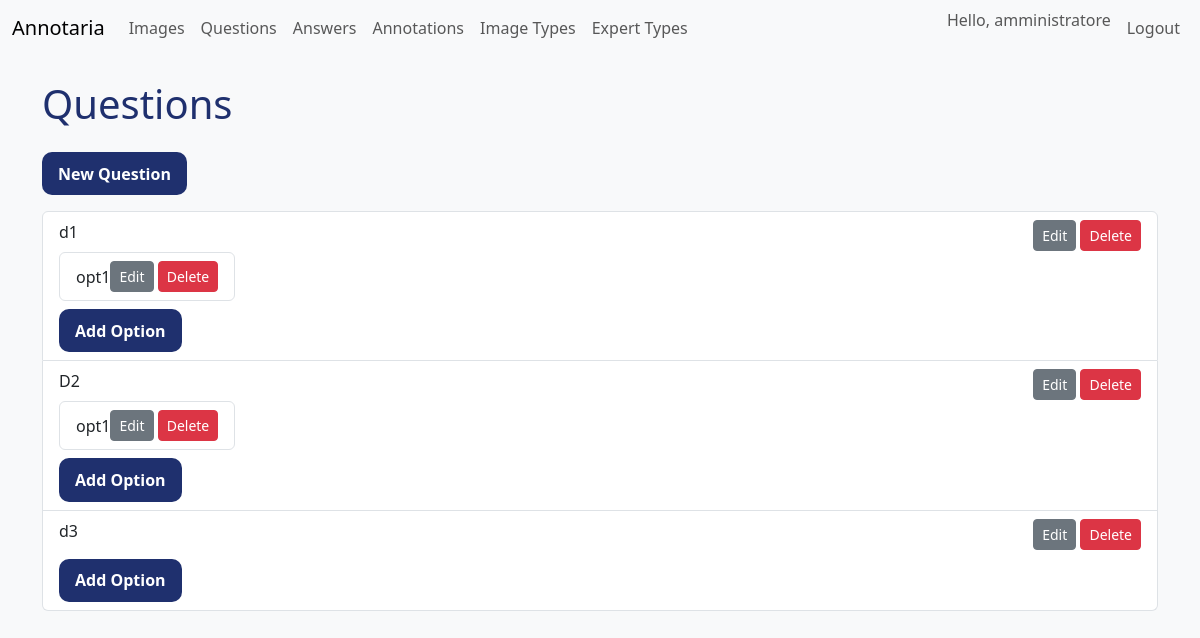
The page /ui/questions (signed in) on the database as committed earlier.
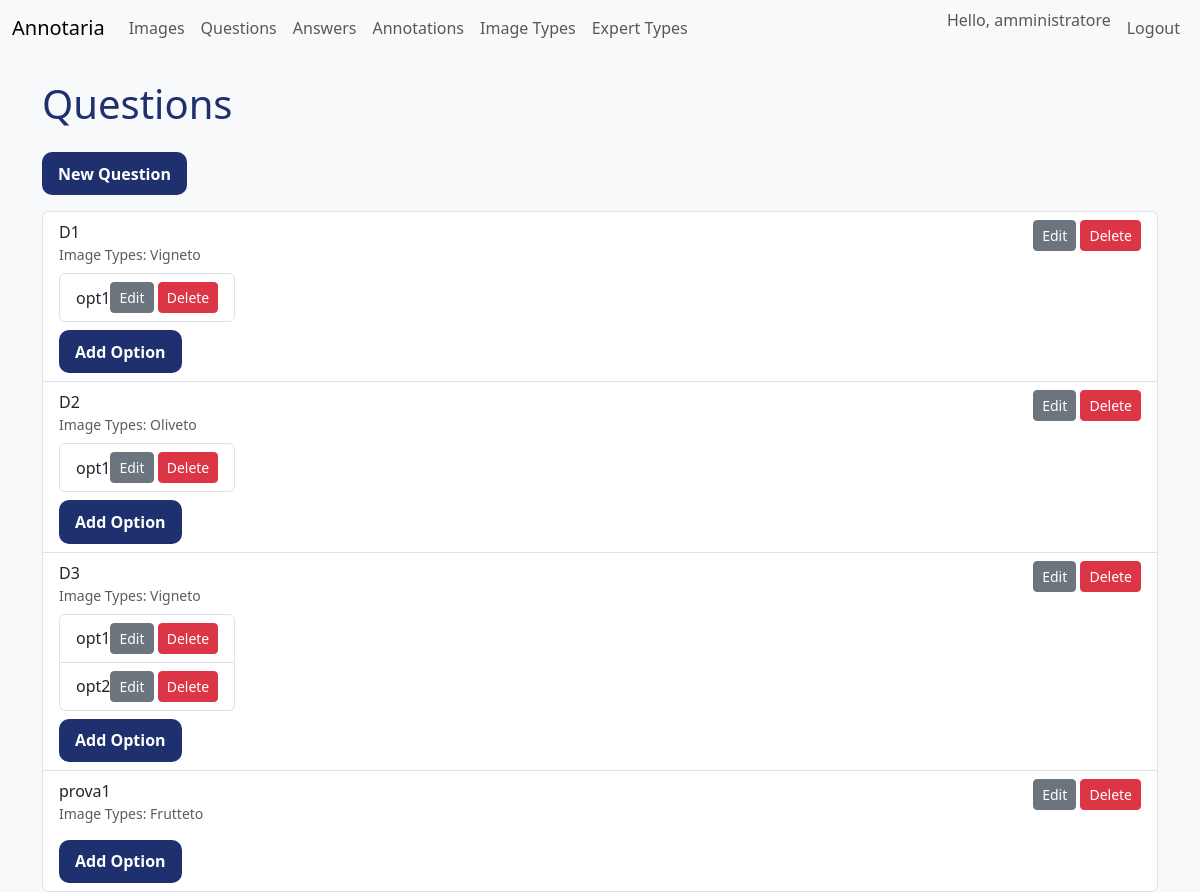
The same page on the database as committed later.
### models.py (models this page shows)
class User(Base):
    __tablename__ = "users"
    id = Column(Integer, primary_key=True, index=True)
    username = Column(String, unique=True, index=True, nullable=False)
    hashed_password = Column(String, nullable=False)
    role = Column(String, nullable=False, default="Esperto")
    answers = relationship("Answer", back_populates="user")
    annotations = relationship("Annotation", back_populates="user")
    expert_types = relationship(
        "ExpertType", secondary=user_expert_types, back_populates="users"
    )

class Question(Base):
    __tablename__ = "questions"
    id = Column(Integer, primary_key=True, index=True)
    question_text = Column(Text, nullable=False)
    image_types = relationship(
        "ImageType", secondary=question_image_types, back_populates="questions"
    )
    options = relationship("Option", back_populates="question")
    answers = relationship("Answer", back_populates="question")
    image_types = relationship(
        "ImageType", secondary=question_image_types, back_populates="questions"
    )

class Option(Base):
    __tablename__ = "options"
    id = Column(Integer, primary_key=True, index=True)
    question_id = Column(Integer, ForeignKey("questions.id", ondelete="CASCADE"), nullable=False)
    option_text = Column(Text, nullable=False)
    question = relationship("Question", back_populates="options")
    answers = relationship("Answer", back_populates="selected_option")

class ImageType(Base):
    __tablename__ = "image_types"
    id = Column(Integer, primary_key=True, index=True)
    name = Column(String, unique=True, nullable=False)
    images = relationship("Image", back_populates="image_type")
    questions = relationship(
        "Question", secondary=question_image_types, back_populates="image_types"
    )

### routers/ui.py (the view)
@router.get(
    "/questions",
    response_class=HTMLResponse,
)
def list_questions(
    request: Request,
    user: UserModel = Depends(require_admin),
    db: Session = Depends(get_db),
):
    questions = db.query(QuestionModel).all()
    for q in questions:
        _ = q.options
        _ = q.image_types
    return templates.TemplateResponse(
        "questions.html", {"request": request, "questions": questions, "user": user}
    )

### templates/questions.html
{% extends "base.html" %}
{% block content %}
<h1>Questions</h1>
<a href="/ui/questions/create" class="btn btn-primary mb-3">New Question</a>
<ul class="list-group">
{% for q in questions %}
<li class="list-group-item">
<div class="d-flex justify-content-between">
    <div>
        {{ q.question_text }}
        {% if q.image_types %}
        <div class="small text-muted">
        Image Types:
        {% for t in q.image_types %}
            {{ t.name }}{% if not loop.last %}, {% endif %}
        {% endfor %}
        </div>
        {% endif %}
        <ul class="list-group mt-2">
        {% for opt in q.options %}
        <li class="list-group-item d-flex justify-content-between align-items-center">
            {{ opt.option_text }}
            <span>
                <a href="/ui/options/{{ opt.id }}/edit" class="btn btn-sm btn-secondary">Edit</a>
                <form method="post" action="/ui/options/{{ opt.id }}/delete" class="d-inline">
                    <button type="submit" class="btn btn-sm btn-danger">Delete</button>
                </form>
            </span>
        </li>
        {% endfor %}
        </ul>
        <a href="/ui/questions/{{ q.id }}/options/create" class="btn btn-sm btn-primary mt-2">Add Option</a>
    </div>
    <span>
        <a href="/ui/questions/{{ q.id }}/edit" class="btn btn-sm btn-secondary">Edit</a>
        <form method="post" action="/ui/questions/{{ q.id }}/delete" class="d-inline">
            <button type="submit" class="btn btn-sm btn-danger">Delete</button>
        </form>
    </span>
</div>
</li>
{% endfor %}
</ul>
{% endblock %}

### templates/base.html (shortened to what this page needs)
<!DOCTYPE html>
<html lang="en">
<head>
    <link href="https://cdn.jsdelivr.net/npm/bootstrap@5.3.0/dist/css/bootstrap.min.css" rel="stylesheet">
    <link rel="stylesheet" href="/static/css/style.css">
</head>
<body>
<nav class="navbar navbar-expand-lg navbar-light bg-light mb-4">
    <div class="container-fluid">
        <a class="navbar-brand" href="/ui">Annotaria</a>
        <div class="collapse navbar-collapse">
            <ul class="navbar-nav me-auto mb-2 mb-lg-0">
                <li class="nav-item"><a class="nav-link" href="/ui/images">Images</a></li>
                {% if user and user.role == 'Amministratore' %}
                <li class="nav-item"><a class="nav-link" href="/ui/questions">Questions</a></li>
                <li class="nav-item"><a class="nav-link" href="/ui/answers">Answers</a></li>
                <li class="nav-item"><a class="nav-link" href="/ui/annotations">Annotations</a></li>
                <li class="nav-item"><a class="nav-link" href="/ui/image-types">Image Types</a></li>
                <li class="nav-item"><a class="nav-link" href="/ui/expert-types">Expert Types</a></li>
                {% elif user and user.role == 'Esperto' %}
                <li class="nav-item"><a class="nav-link" href="/ui/my-expert-types">My Expert Types</a></li>
                {% endif %}
            </ul>
            <ul class="navbar-nav ms-auto mb-2 mb-lg-0">
                {% if user %}
                <li class="nav-item">
                    <span class="navbar-text me-2">Hello, {{ user.username }}</span>
                </li>
                <li class="nav-item">
                    <form action="/ui/logout" method="post" class="d-inline">
                        <button type="submit" class="btn btn-link nav-link">Logout</button>
                    </form>
                </li>
                {% else %}
                <li class="nav-item"><a class="nav-link" href="/ui/login">Login</a></li>
                <li class="nav-item"><a class="nav-link" href="/ui/register">Register</a></li>
                {% endif %}
            </ul>
        </div>
    </div>
</nav>
<div class="container">
{% block content %}{% endblock %}
</div>
</body>
</html>

### static/css/style.css (style rules this page uses)
body { font-family: 'Segoe UI', sans-serif; background-color: #f8f9fa; }
h1, h2, h3 { color: #1f306e; margin-bottom: 1.5rem; }
.btn-primary, .btn-submit { border-radius: 10px; background-color: #1f306e; border: none; padding: 0.6rem 1rem; color: white; font-weight: bold; font-size: 1rem; }

Rows that differ between the two databases and show on the page:
changed Question (number 1 of 4 on the later page): gains ImageType (name "Vigneto"); question_text "d1" → "D1"; now shows "Image Types:"
changed Question (number 2 of 4 on the later page): gains ImageType (name "Oliveto"); now shows "Image Types:"
changed Question (number 3 of 4 on the later page): gains ImageType (name "Vigneto"); question_text "d3" → "D3"; now shows "Image Types:"
added Option: option_text "opt1", shown under Question (number 3 of 4 on the later page)
added Option: option_text "opt2", shown under Question (number 3 of 4 on the later page)
added Question: question_text "prova1"
added ImageType: name "Frutteto", shown under "prova1"
